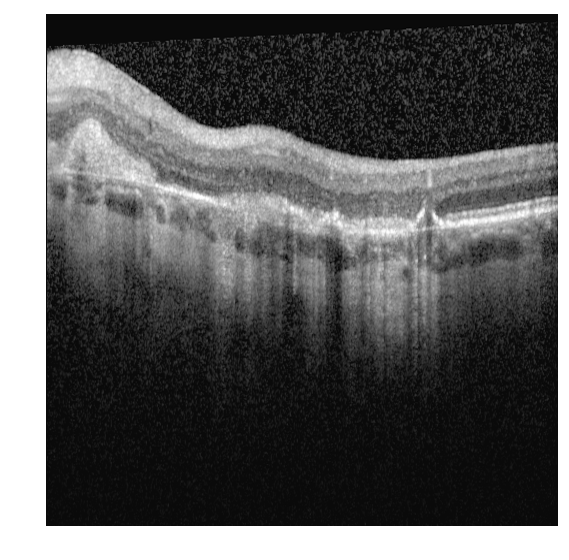
#> input picture Data/NoSRF/input_0_1.png, 569 x 560 px
$ python -i image.py   (imports and definitions only)   (older library calls are emulated)
#> lines starting #> are read from the running program, lines starting #| are printed output that depends on the picture; after the words box and inside, x2 and y2 are one past the last pixel; in counts of white or black regions, pixels touching at a corner belong together
#> further down, picture is the input picture: shape (560, 569, 3); min 0, max 255, mean 94.4
import cv2
import numpy as np
from colormath.color_objects import sRGBColor, LabColor
from colormath.color_conversions import convert_color
from colormath.color_diff import delta_e_cie2000

black = np.array([0, 0, 0], dtype=np.uint8)
white = np.array([255,255,255], dtype=np.uint8)

kLayer0 = np.array([237, 13, 0], dtype=np.uint8)
kLayer1 = np.array([169, 255, 86], dtype=np.uint8)
kLayer2 = np.array([ 7, 226, 247], dtype=np.uint8)
kLayer3 = np.array([255, 125, 0], dtype=np.uint8)
kLayer4 = np.array([ 0, 83, 253], dtype=np.uint8)
kLayer5 = np.array([165, 0, 0], dtype=np.uint8)
kLayer6 = np.array([245, 231, 9], dtype=np.uint8)
kLayer7 = np.array([ 89, 255, 166], dtype=np.uint8)


kNewLayer0 = np.array([128, 0, 0], dtype=np.uint8)
kNewLayer1 = np.array([255, 209, 0], dtype=np.uint8)
kNewLayer2 = np.array([ 82, 254, 173], dtype=np.uint8)
kNewLayer3 = np.array([255, 113, 0], dtype=np.uint8)
kNewLayer4 = np.array([ 3, 240, 251], dtype=np.uint8)
kNewLayer5 = np.array([168, 255, 87], dtype=np.uint8)
kNewLayer6 = np.array([255, 66, 0], dtype=np.uint8)
kNewLayer7 = np.array([ 0, 91, 255], dtype=np.uint8)
kNewLayer8 = np.array([255, 162, 0], dtype=np.uint8)
kNewLayer9 = np.array([208, 254, 47], dtype=np.uint8)
kNewLayer10 = np.array([ 0, 172, 255], dtype=np.uint8)
kNewLayer11 = np.array([ 41, 255, 214], dtype=np.uint8)
kNewLayer12 = np.array([247, 250, 7], dtype=np.uint8)
kNewLayer13 = np.array([ 0, 9, 223], dtype=np.uint8)
kNewLayer14 = np.array([126, 255, 129], dtype=np.uint8)
kNewLayer15 = np.array([243, 10, 0], dtype=np.uint8)

kCenters = np.array([kLayer0,kLayer1,kLayer2,kLayer3,kLayer4,kLayer5,kLayer6,kLayer7], dtype=np.uint8)

kNewCenters = np.array([kNewLayer0,kNewLayer1,kNewLayer2,kNewLayer3,kNewLayer4,kNewLayer5,kNewLayer6,kNewLayer7,kNewLayer8,kNewLayer9,kNewLayer10,kNewLayer11,kNewLayer12,kNewLayer13,kNewLayer14,kNewLayer15], dtype=np.uint8)

def colorMap(image) :
    return cv2.applyColorMap(image, cv2.COLORMAP_JET)


# [56 lines left out: functions grabCut, getGrabCutRect, reduced, open, clean, not called in this run]

def newMask(image):
    image[np.where((image == kLayer0).all(axis = 2))] = white
    image[np.where((image == kLayer1).all(axis = 2))] = white
    image[np.where((image == kLayer2).all(axis = 2))] = white
    image[np.where((image == kLayer3).all(axis = 2))] = white
    image[np.where((image == kLayer4).all(axis = 2))] = white
    image[np.where((image == kLayer5).all(axis = 2))] = white
    image[np.where((image == kLayer6).all(axis = 2))] = white
    image[np.where((image == kLayer7).all(axis = 2))] = white

    gray = cv2.cvtColor(image, cv2.COLOR_BGR2GRAY)
    _,thresh = cv2.threshold(gray, 200, 255, cv2.THRESH_BINARY)
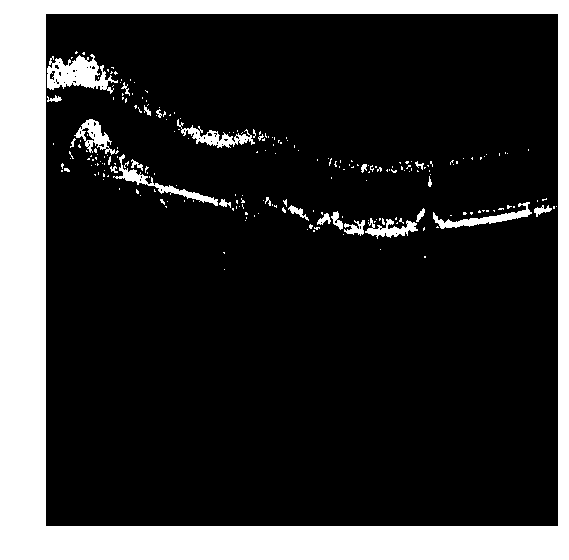
#> thresh: shape (560, 569); 19.8% white; 232 white regions (207 under 20 px)
    _,contours,_ = cv2.findContours(thresh, cv2.RETR_EXTERNAL, cv2.CHAIN_APPROX_NONE)
#> contours = 1 contour; box (x1, y1, x2, y2) and area: (0, 0, 569, 560) 317512
    cv2.drawContours(image, contours, -1, (255,255,255), thickness=-1)
#> image: shape (560, 569, 3); every value is 255

    kernel = np.ones((63,63),np.uint8)
    image = cv2.morphologyEx(image, cv2.MORPH_CLOSE, kernel)

    return image

# [130 lines left out: functions newImage, reduced2, lineSegment, colorPicked, hough, count and 1 more, not called in this run]

>>> import cv2
>>> picture = cv2.imread('../Data/NoSRF/input_0_1.png')
>>> result = newMask(picture)

$ run again, on Data/NoSRF/input_10_1.png
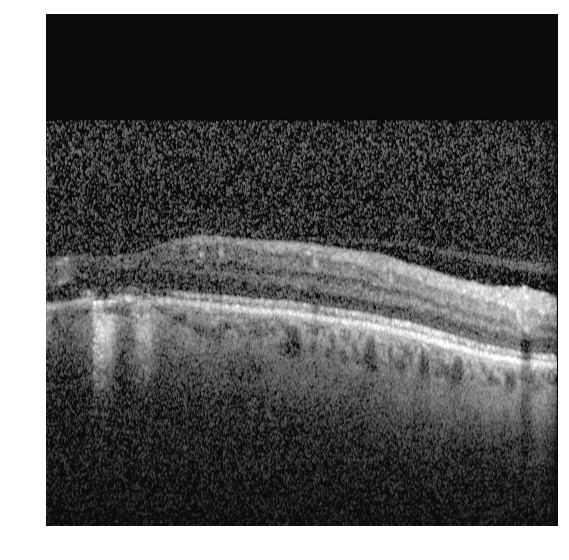
#> input picture Data/NoSRF/input_10_1.png, 569 x 560 px
#> picture is the input picture: shape (560, 569, 3); min 0, max 255, mean 92.9
#> in newMask, `_,thresh = cv2.threshold(gray, 200, 255, cv2.THRESH_BINARY)`:
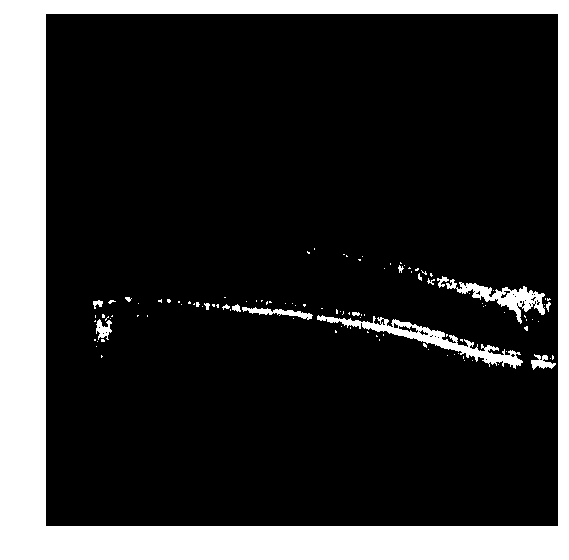
#> thresh: shape (560, 569); 19.2% white; 112 white regions (96 under 20 px)
#> contours = 1 contour; box (x1, y1, x2, y2) and area: (0, 0, 569, 560) 317512
#> image: shape (560, 569, 3); every value is 255

$ run again, on Data/NoSRF/input_12_1.png
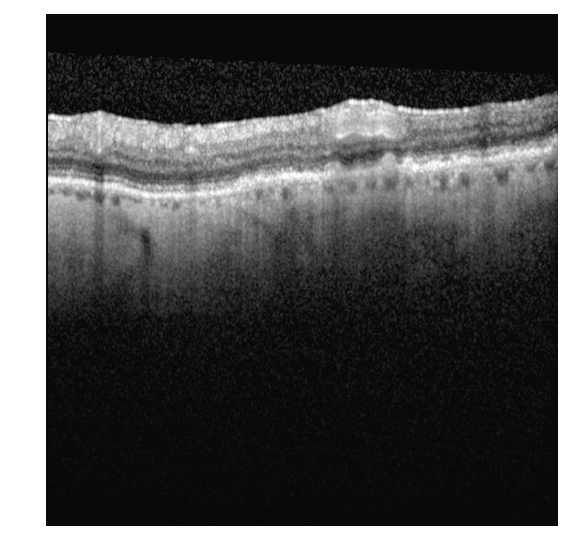
#> input picture Data/NoSRF/input_12_1.png, 569 x 560 px
#> picture is the input picture: shape (560, 569, 3); min 0, max 255, mean 85.7
#> in newMask, `_,thresh = cv2.threshold(gray, 200, 255, cv2.THRESH_BINARY)`:
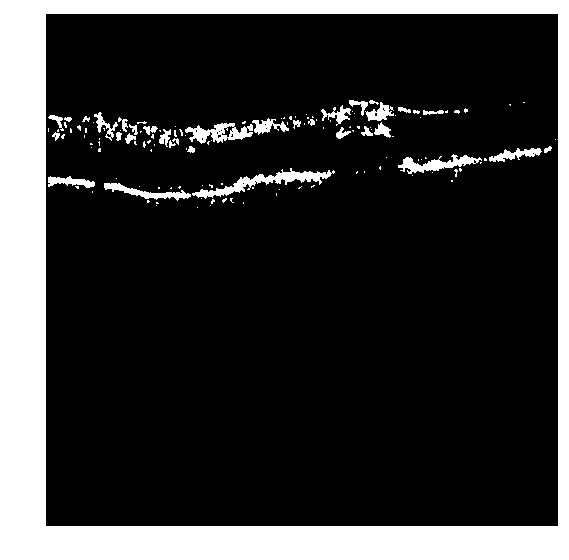
#> thresh: shape (560, 569); 19.8% white; 135 white regions (100 under 20 px)
#> contours = 1 contour; box (x1, y1, x2, y2) and area: (0, 0, 569, 560) 317512
#> image: shape (560, 569, 3); every value is 255

$ run again, on Data/NoSRF/input_14_1.png
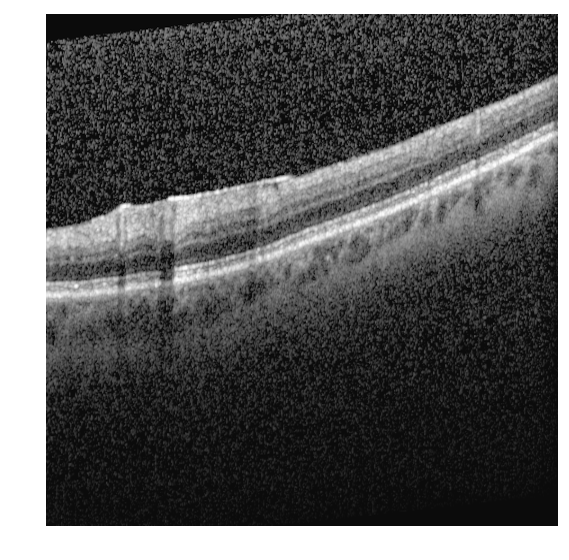
#> input picture Data/NoSRF/input_14_1.png, 569 x 560 px
#> picture is the input picture: shape (560, 569, 3); min 0, max 255, mean 93.9
#> in newMask, `_,thresh = cv2.threshold(gray, 200, 255, cv2.THRESH_BINARY)`:
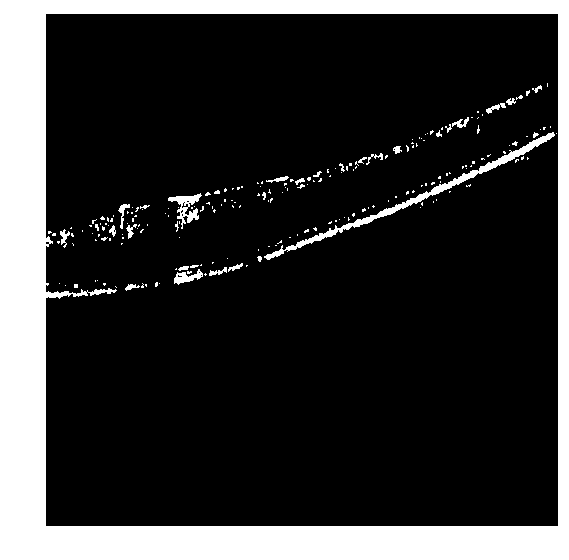
#> thresh: shape (560, 569); 19.3% white; 210 white regions (180 under 20 px)
#> contours = 1 contour; box (x1, y1, x2, y2) and area: (0, 0, 569, 560) 317512
#> image: shape (560, 569, 3); every value is 255
